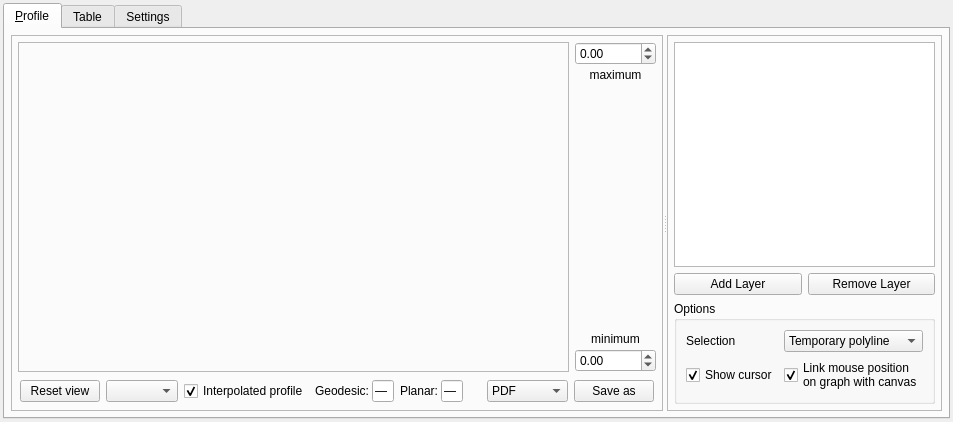
<?xml version="1.0" encoding="UTF-8"?>
<ui version="4.0">
 <class>ProfileTool</class>
 <widget class="QDockWidget" name="ProfileTool">
  <property name="geometry">
   <rect>
    <x>0</x>
    <y>0</y>
    <width>803</width>
    <height>422</height>
   </rect>
  </property>
  <property name="windowTitle">
   <string>Geodesic Profiler Tool</string>
  </property>
  <widget class="QWidget" name="dockWidgetContents">
   <property name="sizePolicy">
    <sizepolicy hsizetype="Expanding" vsizetype="Expanding">
     <horstretch>0</horstretch>
     <verstretch>0</verstretch>
    </sizepolicy>
   </property>
   <layout class="QVBoxLayout" name="verticalLayout">
    <property name="spacing">
     <number>6</number>
    </property>
    <property name="leftMargin">
     <number>3</number>
    </property>
    <property name="topMargin">
     <number>3</number>
    </property>
    <property name="rightMargin">
     <number>3</number>
    </property>
    <property name="bottomMargin">
     <number>3</number>
    </property>
    <item>
     <widget class="QTabWidget" name="tabWidget">
      <property name="autoFillBackground">
       <bool>true</bool>
      </property>
      <property name="tabPosition">
       <enum>QTabWidget::North</enum>
      </property>
      <property name="tabShape">
       <enum>QTabWidget::Rounded</enum>
      </property>
      <property name="currentIndex">
       <number>0</number>
      </property>
      <property name="elideMode">
       <enum>Qt::ElideNone</enum>
      </property>
      <property name="usesScrollButtons">
       <bool>true</bool>
      </property>
      <widget class="QWidget" name="tab_1">
       <property name="sizePolicy">
        <sizepolicy hsizetype="Expanding" vsizetype="Expanding">
         <horstretch>0</horstretch>
         <verstretch>0</verstretch>
        </sizepolicy>
       </property>
       <attribute name="title">
        <string>&amp;Profile</string>
       </attribute>
       <layout class="QHBoxLayout" name="horizontalLayout_5">
        <property name="spacing">
         <number>6</number>
        </property>
        <property name="leftMargin">
         <number>6</number>
        </property>
        <property name="topMargin">
         <number>6</number>
        </property>
        <property name="rightMargin">
         <number>6</number>
        </property>
        <property name="bottomMargin">
         <number>6</number>
        </property>
        <item>
         <widget class="QSplitter" name="splitter">
          <property name="orientation">
           <enum>Qt::Horizontal</enum>
          </property>
          <widget class="QFrame" name="frame">
           <property name="frameShape">
            <enum>QFrame::StyledPanel</enum>
           </property>
           <property name="frameShadow">
            <enum>QFrame::Raised</enum>
           </property>
           <layout class="QGridLayout" name="gridLayout_3">
            <property name="leftMargin">
             <number>6</number>
            </property>
            <property name="topMargin">
             <number>6</number>
            </property>
            <property name="rightMargin">
             <number>6</number>
            </property>
            <property name="bottomMargin">
             <number>6</number>
            </property>
            <property name="spacing">
             <number>6</number>
            </property>
            <item row="0" column="1">
             <layout class="QVBoxLayout" name="verticalLayout_5">
              <property name="spacing">
               <number>3</number>
              </property>
              <item>
               <widget class="QDoubleSpinBox" name="sbMaxVal">
                <property name="keyboardTracking">
                 <bool>false</bool>
                </property>
                <property name="minimum">
                 <double>-99999.000000000000000</double>
                </property>
                <property name="maximum">
                 <double>99999.000000000000000</double>
                </property>
               </widget>
              </item>
              <item>
               <widget class="QLabel" name="label_2">
                <property name="text">
                 <string>maximum</string>
                </property>
                <property name="alignment">
                 <set>Qt::AlignHCenter|Qt::AlignTop</set>
                </property>
               </widget>
              </item>
              <item>
               <spacer name="verticalSpacer_2">
                <property name="orientation">
                 <enum>Qt::Vertical</enum>
                </property>
                <property name="sizeHint" stdset="0">
                 <size>
                  <width>20</width>
                  <height>40</height>
                 </size>
                </property>
               </spacer>
              </item>
              <item>
               <widget class="QLabel" name="label_3">
                <property name="text">
                 <string>minimum</string>
                </property>
                <property name="alignment">
                 <set>Qt::AlignBottom|Qt::AlignHCenter</set>
                </property>
                <property name="margin">
                 <number>3</number>
                </property>
               </widget>
              </item>
              <item>
               <widget class="QDoubleSpinBox" name="sbMinVal">
                <property name="keyboardTracking">
                 <bool>false</bool>
                </property>
                <property name="minimum">
                 <double>-99999.000000000000000</double>
                </property>
                <property name="maximum">
                 <double>99999.000000000000000</double>
                </property>
               </widget>
              </item>
             </layout>
            </item>
            <item row="0" column="0">
             <widget class="QFrame" name="frame_for_plot">
              <property name="sizePolicy">
               <sizepolicy hsizetype="Expanding" vsizetype="Preferred">
                <horstretch>0</horstretch>
                <verstretch>1</verstretch>
               </sizepolicy>
              </property>
              <property name="frameShape">
               <enum>QFrame::StyledPanel</enum>
              </property>
              <property name="frameShadow">
               <enum>QFrame::Raised</enum>
              </property>
              <layout class="QVBoxLayout" name="verticalLayout_4">
               <property name="leftMargin">
                <number>6</number>
               </property>
               <property name="topMargin">
                <number>6</number>
               </property>
               <property name="rightMargin">
                <number>6</number>
               </property>
               <property name="bottomMargin">
                <number>6</number>
               </property>
              </layout>
             </widget>
            </item>
            <item row="1" column="0" colspan="2">
             <widget class="QWidget" name="widget_save_buttons" native="true">
              <layout class="QHBoxLayout" name="horizontalLayout_3">
               <property name="leftMargin">
                <number>2</number>
               </property>
               <property name="topMargin">
                <number>2</number>
               </property>
               <property name="rightMargin">
                <number>2</number>
               </property>
               <property name="bottomMargin">
                <number>2</number>
               </property>
               <item>
                <widget class="QPushButton" name="pushButton_reinitview">
                 <property name="text">
                  <string>Reset view</string>
                 </property>
                </widget>
               </item>
               <item>
                <widget class="QComboBox" name="plotComboBox"/>
               </item>
               <item>
                <spacer name="horizontalSpacer_2">
                 <property name="orientation">
                  <enum>Qt::Horizontal</enum>
                 </property>
                 <property name="sizeHint" stdset="0">
                  <size>
                   <width>0</width>
                   <height>20</height>
                  </size>
                 </property>
                </spacer>
               </item>
               <item>
                <widget class="QCheckBox" name="profileInterpolationCheckBox">
                 <property name="toolTip">
                  <string>When checked, profile is calculated along the polyline. Unchecked, only the values at polyline vertices are shown.</string>
                 </property>
                 <property name="text">
                  <string>Interpolated profile</string>
                 </property>
                 <property name="checked">
                  <bool>true</bool>
                 </property>
                </widget>
               </item>
               <item>
                <layout class="QHBoxLayout" name="geodesicDistanceLayout">
                 <property name="spacing">
                  <number>3</number>
                 </property>
                 <item>
                  <widget class="QLabel" name="geodesicDistanceLabel">
                   <property name="text">
                    <string>Geodesic:</string>
                   </property>
                   <property name="toolTip">
                    <string>Ellipsoidal distance along the profile line.</string>
                   </property>
                  </widget>
                 </item>
                 <item>
                  <widget class="QLineEdit" name="geodesicDistanceReadout">
                   <property name="maximumSize">
                    <size>
                     <width>150</width>
                     <height>16777215</height>
                    </size>
                   </property>
                   <property name="toolTip">
                    <string>Copyable ellipsoidal distance along the profile line.</string>
                   </property>
                   <property name="text">
                    <string>—</string>
                   </property>
                   <property name="readOnly">
                    <bool>true</bool>
                   </property>
                  </widget>
                 </item>
                </layout>
               </item>
               <item>
                <layout class="QHBoxLayout" name="planarDistanceLayout">
                 <property name="spacing">
                  <number>3</number>
                 </property>
                 <item>
                  <widget class="QLabel" name="planarDistanceLabel">
                   <property name="text">
                    <string>Planar:</string>
                   </property>
                   <property name="toolTip">
                    <string>Planar distance is not reported for geographic CRSs because coordinate lengths in degrees are not meaningful surface distances.</string>
                   </property>
                  </widget>
                 </item>
                 <item>
                  <widget class="QLineEdit" name="planarDistanceReadout">
                   <property name="maximumSize">
                    <size>
                     <width>150</width>
                     <height>16777215</height>
                    </size>
                   </property>
                   <property name="toolTip">
                    <string>Copyable planar length in map units (or converted to meters). Not applicable for geographic CRSs; use the geodesic distance instead.</string>
                   </property>
                   <property name="text">
                    <string>—</string>
                   </property>
                   <property name="readOnly">
                    <bool>true</bool>
                   </property>
                  </widget>
                 </item>
                </layout>
               </item>
               <item>
                <widget class="QStackedWidget" name="stackedWidget">
                 <property name="currentIndex">
                  <number>0</number>
                 </property>
                 <widget class="QWidget" name="page">
                  <layout class="QHBoxLayout" name="horizontalLayout_4">
                   <property name="leftMargin">
                    <number>6</number>
                   </property>
                   <property name="topMargin">
                    <number>6</number>
                   </property>
                   <property name="rightMargin">
                    <number>6</number>
                   </property>
                   <property name="bottomMargin">
                    <number>6</number>
                   </property>
                  </layout>
                 </widget>
                </widget>
               </item>
               <item>
                <spacer name="horizontalSpacer">
                 <property name="orientation">
                  <enum>Qt::Horizontal</enum>
                 </property>
                 <property name="sizeHint" stdset="0">
                  <size>
                   <width>1</width>
                   <height>20</height>
                  </size>
                 </property>
                </spacer>
               </item>
               <item>
                <widget class="QComboBox" name="cbxSaveAs">
                 <item>
                  <property name="text">
                   <string>PDF</string>
                  </property>
                 </item>
                 <item>
                  <property name="text">
                   <string>PNG</string>
                  </property>
                 </item>
                 <item>
                  <property name="text">
                   <string>SVG</string>
                  </property>
                 </item>
                 <item>
                  <property name="text">
                   <string>print (PS)</string>
                  </property>
                 </item>
                </widget>
               </item>
               <item>
                <widget class="QPushButton" name="butSaveAs">
                 <property name="text">
                  <string>Save as</string>
                 </property>
                </widget>
               </item>
              </layout>
             </widget>
            </item>
           </layout>
           <zorder>frame_for_plot</zorder>
           <zorder></zorder>
           <zorder>widget_save_buttons</zorder>
          </widget>
          <widget class="QFrame" name="frame_2">
           <property name="frameShape">
            <enum>QFrame::StyledPanel</enum>
           </property>
           <property name="frameShadow">
            <enum>QFrame::Raised</enum>
           </property>
           <layout class="QVBoxLayout" name="verticalLayout_3">
            <property name="leftMargin">
             <number>6</number>
            </property>
            <property name="topMargin">
             <number>6</number>
            </property>
            <property name="rightMargin">
             <number>6</number>
            </property>
            <property name="bottomMargin">
             <number>6</number>
            </property>
            <item>
             <widget class="QTableView" name="tableView">
              <property name="sizePolicy">
               <sizepolicy hsizetype="Preferred" vsizetype="Expanding">
                <horstretch>0</horstretch>
                <verstretch>0</verstretch>
               </sizepolicy>
              </property>
              <property name="minimumSize">
               <size>
                <width>10</width>
                <height>10</height>
               </size>
              </property>
             </widget>
            </item>
            <item>
             <layout class="QHBoxLayout" name="horizontalLayout">
              <property name="spacing">
               <number>6</number>
              </property>
              <property name="leftMargin">
               <number>0</number>
              </property>
              <property name="topMargin">
               <number>0</number>
              </property>
              <property name="bottomMargin">
               <number>0</number>
              </property>
              <item>
               <widget class="QPushButton" name="pushButton_2">
                <property name="minimumSize">
                 <size>
                  <width>10</width>
                  <height>20</height>
                 </size>
                </property>
                <property name="text">
                 <string>Add Layer</string>
                </property>
                <property name="autoRepeat">
                 <bool>false</bool>
                </property>
                <property name="autoDefault">
                 <bool>false</bool>
                </property>
                <property name="default">
                 <bool>false</bool>
                </property>
                <property name="flat">
                 <bool>false</bool>
                </property>
               </widget>
              </item>
              <item>
               <widget class="QPushButton" name="pushButton">
                <property name="minimumSize">
                 <size>
                  <width>10</width>
                  <height>20</height>
                 </size>
                </property>
                <property name="text">
                 <string>Remove Layer</string>
                </property>
               </widget>
              </item>
             </layout>
            </item>
            <item>
             <widget class="QGroupBox" name="groupBox">
              <property name="title">
               <string>Options</string>
              </property>
              <layout class="QGridLayout" name="gridLayout">
               <item row="0" column="1">
                <widget class="QComboBox" name="comboBox">
                 <property name="sizePolicy">
                  <sizepolicy hsizetype="Minimum" vsizetype="Fixed">
                   <horstretch>0</horstretch>
                   <verstretch>0</verstretch>
                  </sizepolicy>
                 </property>
                 <property name="frame">
                  <bool>true</bool>
                 </property>
                 <item>
                  <property name="text">
                   <string>Temporary polyline</string>
                  </property>
                 </item>
                 <item>
                  <property name="text">
                   <string>Selected polyline</string>
                  </property>
                 </item>
                 <item>
                  <property name="text">
                   <string>Selected layer</string>
                  </property>
                 </item>
                </widget>
               </item>
               <item row="1" column="0">
                <widget class="QCheckBox" name="checkBox_showcursor">
                 <property name="text">
                  <string>Show cursor</string>
                 </property>
                 <property name="checked">
                  <bool>true</bool>
                 </property>
                 <property name="tristate">
                  <bool>false</bool>
                 </property>
                </widget>
               </item>
               <item row="1" column="1">
                <widget class="QCheckBox" name="checkBox_mpl_tracking">
                 <property name="enabled">
                  <bool>true</bool>
                 </property>
                 <property name="text">
                  <string>Link mouse position 
on graph with canvas</string>
                 </property>
                 <property name="checked">
                  <bool>true</bool>
                 </property>
                </widget>
               </item>
               <item row="0" column="0">
                <widget class="QLabel" name="label">
                 <property name="text">
                  <string>Selection</string>
                 </property>
                </widget>
               </item>
              </layout>
             </widget>
            </item>
           </layout>
          </widget>
         </widget>
        </item>
       </layout>
      </widget>
      <widget class="QWidget" name="tab_2">
       <attribute name="title">
        <string>Table</string>
       </attribute>
       <layout class="QVBoxLayout" name="verticalLayout_2">
        <item>
         <widget class="QScrollArea" name="scrollArea">
          <property name="widgetResizable">
           <bool>true</bool>
          </property>
          <widget class="QWidget" name="scrollAreaWidgetContents">
           <property name="geometry">
            <rect>
             <x>0</x>
             <y>0</y>
             <width>771</width>
             <height>348</height>
            </rect>
           </property>
          </widget>
         </widget>
        </item>
       </layout>
      </widget>
      <widget class="QWidget" name="tab">
       <attribute name="title">
        <string>Settings</string>
       </attribute>
       <layout class="QGridLayout" name="gridLayout_2">
        <item row="0" column="1">
         <widget class="QGroupBox" name="groupBox_3">
          <property name="title">
           <string>Plot library</string>
          </property>
          <layout class="QVBoxLayout" name="verticalLayout_8">
           <item>
            <widget class="QComboBox" name="cboLibrary"/>
           </item>
          </layout>
         </widget>
        </item>
        <item row="0" column="0">
         <widget class="QGroupBox" name="groupBox_2">
          <property name="title">
           <string>Tool Settings</string>
          </property>
          <layout class="QVBoxLayout" name="verticalLayout_7">
           <item>
            <widget class="QCheckBox" name="cbLiveUpdate">
             <property name="text">
              <string>Live update</string>
             </property>
             <property name="checked">
              <bool>true</bool>
             </property>
            </widget>
           </item>
           <item>
            <widget class="QCheckBox" name="cbSameAxisScale">
             <property name="text">
              <string>Same axis scale</string>
             </property>
            </widget>
           </item>
           <item>
            <widget class="QCheckBox" name="fullResolutionCheckBox">
             <property name="sizePolicy">
              <sizepolicy hsizetype="Preferred" vsizetype="Fixed">
               <horstretch>0</horstretch>
               <verstretch>0</verstretch>
              </sizepolicy>
             </property>
             <property name="toolTip">
              <string>Unchecked, each polyline segment is profiled with a max of 1000 points. When checked, each segment is profiled with the map's full resolution.</string>
             </property>
             <property name="text">
              <string>Full resolution enabled</string>
             </property>
            </widget>
           </item>
           <item>
            <widget class="QCheckBox" name="cbAddPoint">
             <property name="text">
              <string>Save selected points in layer &quot;profile_points&quot;</string>
             </property>
            </widget>
           </item>
          </layout>
         </widget>
        </item>
        <item row="1" column="0">
         <spacer name="verticalSpacer">
          <property name="orientation">
           <enum>Qt::Vertical</enum>
          </property>
          <property name="sizeHint" stdset="0">
           <size>
            <width>20</width>
            <height>40</height>
           </size>
          </property>
         </spacer>
        </item>
       </layout>
      </widget>
     </widget>
    </item>
   </layout>
  </widget>
 </widget>
 <resources/>
 <connections/>
</ui>
